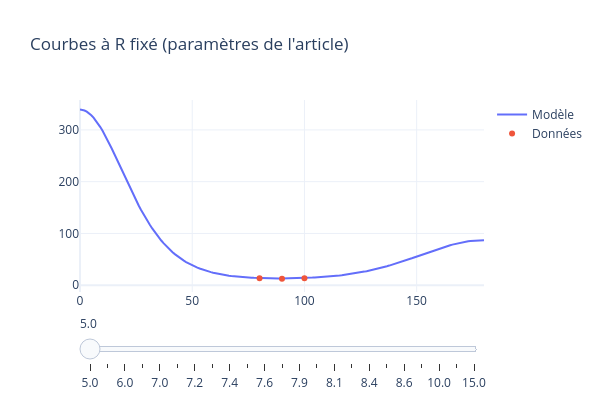
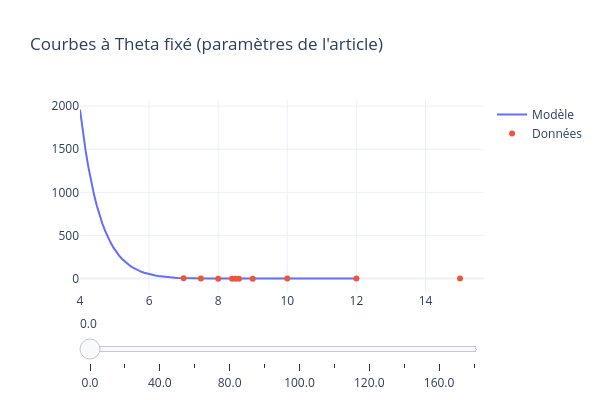

Here is the notebook cell these charts were saved with, in order:
### Markdown cell above
### Affichage des résultats

### Code cell
R_vals = np.array([5.0,5.5,6.0,6.5,7.0,7.1,7.2,7.3,7.4,7.5,7.6,7.7,
                   7.9,8.0,8.1,8.2,8.4,8.5,8.6,9.0,10.0,12.0,15.0])
x = np.linspace(0, 180, 180)
plot_interactif(V_opt, params_Ar, R_vals, x, Ar,
                fixed_col="R", x_col="Theta", y_col="Energy_mEh",
                title="Courbes à R fixé (paramètres de l'article)")
Theta_vals = np.array([0., 20., 40., 60., 80., 90., 100., 115., 120., 140., 160., 180.])
x_R = np.linspace(4, 12, 100)
plot_interactif(V_opt, params_Ar, Theta_vals, x_R, Ar,
                fixed_col="Theta", x_col="R", y_col="Energy_mEh",
                title="Courbes à Theta fixé (paramètres de l'article)",fixed_first=False)

### Figure 1 — Plotly figure (JSON) as saved in the notebook; plotly's stock layout.template omitted (floating-point values rounded to 4 significant figures; data arrays with more than 128 entries replaced by an {"elided": "..."} marker saying what was removed)
{"data": [{"mode": "lines", "name": "Modèle", "type": "scatter", "visible": true, "x": {"elided": "180 float values"}, "y": {"elided": "180 float values"}}, {"mode": "markers", "name": "Données", "type": "scatter", "visible": true, "x": [80.0, 90.0, 100.0], "y": [13.3, 12.67, 13.57]}, {"mode": "lines", "name": "Modèle", "type": "scatter", "visible": false, "x": {"elided": "180 float values"}, "y": {"elided": "180 float values"}}, {"mode": "markers", "name": "Données", "type": "scatter", "visible": false, "x": [60.0, 80.0, 90.0, 100.0, 120.0], "y": [8.193, 4.201, 3.923, 4.239, 7.092]}, {"mode": "lines", "name": "Modèle", "type": "scatter", "visible": false, "x": {"elided": "180 float values"}, "y": {"elided": "180 float values"}}, {"mode": "markers", "name": "Données", "type": "scatter", "visible": false, "x": [40.0, 60.0, 80.0, 90.0, 100.0, 120.0, 140.0, 160.0], "y": [9.685, 2.248, 0.78, 0.6841, 0.7876, 1.807, 4.729, 9.284]}, {"mode": "lines", "name": "Modèle", "type": "scatter", "visible": false, "x": {"elided": "180 float values"}, "y": {"elided": "180 float values"}}, {"mode": "markers", "name": "Données", "type": "scatter", "visible": false, "x": [20.0, 40.0, 60.0, 80.0, 90.0, 100.0, 120.0, 140.0, 160.0, 180.0], "y": [10.76, 2.752, 0.0984, -0.3333, -0.3519, -0.3234, -0.0172, 0.9877, 2.639, 3.561]}, {"mode": "lines", "name": "Modèle", "type": "scatter", "visible": false, "x": {"elided": "180 float values"}, "y": {"elided": "180 float values"}}, {"mode": "markers", "name": "Données", "type": "scatter", "visible": false, "x": [0.0, 20.0, 40.0, 60.0, 80.0, 90.0, 95.0, 100.0, 105.0, 120.0, 140.0, 160.0, 180.0], "y": [5.216, 2.908, 0.2404, -0.5243, -0.5763, -0.5679, -0.5659, -0.5642, -0.5608, -0.5128, -0.2355, 0.2932, 0.6012]}, {"mode": "lines", "name": "Modèle", "type": "scatter", "visible": false, "x": {"elided": "180 float values"}, "y": {"elided": "180 float values"}}, {"mode": "markers", "name": "Données", "type": "scatter", "visible": false, "x": [90.0, 95.0, 100.0, 105.0], "y": [-0.5698, -0.5682, -0.5677, -0.5674]}, {"mode": "lines", "name": "Modèle", "type": "scatter", "visible": false, "x": {"elided": "180 float values"}, "y": {"elided": "180 float values"}}, {"mode": "markers", "name": "Données", "type": "scatter", "visible": false, "x": [90.0, 95.0, 100.0, 105.0], "y": [-0.564, -0.5628, -0.5634, -0.5654]}, {"mode": "lines", "name": "Modèle", "type": "scatter", "visible": false, "x": {"elided": "180 float values"}, "y": {"elided": "180 float values"}}, {"mode": "markers", "name": "Données", "type": "scatter", "visible": false, "x": [55.0, 60.0], "y": [-0.5845, -0.5993]}, {"mode": "lines", "name": "Modèle", "type": "scatter", "visible": false, "x": {"elided": "180 float values"}, "y": {"elided": "180 float values"}}, {"mode": "markers", "name": "Données", "type": "scatter", "visible": false, "x": [50.0, 55.0, 60.0], "y": [-0.5753, -0.598, -0.6005]}, {"mode": "lines", "name": "Modèle", "type": "scatter", "visible": false, "x": {"elided": "180 float values"}, "y": {"elided": "180 float values"}}, {"mode": "markers", "name": "Données", "type": "scatter", "visible": false, "x": [0.0, 20.0, 40.0, 50.0, 55.0, 60.0, 80.0, 90.0, 100.0, 120.0, 140.0, 160.0, 180.0], "y": [0.8517, 0.1951, -0.4983, -0.5935, -0.6008, -0.5938, -0.5312, -0.5169, -0.5194, -0.5462, -0.5195, -0.3979, -0.3166]}, {"mode": "lines", "name": "Modèle", "type": "scatter", "visible": false, "x": {"elided": "180 float values"}, "y": {"elided": "180 float values"}}, {"mode": "markers", "name": "Données", "type": "scatter", "visible": false, "x": [45.0, 50.0, 55.0], "y": [-0.5864, -0.5996, -0.5957]}, {"mode": "lines", "name": "Modèle", "type": "scatter", "visible": false, "x": {"elided": "180 float values"}, "y": {"elided": "180 float values"}}, {"mode": "markers", "name": "Données", "type": "scatter", "visible": false, "x": [50.0], "y": [-0.5968]}, {"mode": "lines", "name": "Modèle", "type": "scatter", "visible": false, "x": {"elided": "180 float values"}, "y": {"elided": "180 float values"}}, {"mode": "markers", "name": "Données", "type": "scatter", "visible": false, "x": [180.0], "y": [-0.4903]}, {"mode": "lines", "name": "Modèle", "type": "scatter", "visible": false, "x": {"elided": "180 float values"}, "y": {"elided": "180 float values"}}, {"mode": "markers", "name": "Données", "type": "scatter", "visible": false, "x": [0.0, 20.0, 40.0, 60.0, 80.0, 90.0, 100.0, 120.0, 140.0, 160.0, 180.0], "y": [-0.4431, -0.5514, -0.5956, -0.4981, -0.4183, -0.4048, -0.4082, -0.4492, -0.494, -0.5039, -0.4986]}, {"mode": "lines", "name": "Modèle", "type": "scatter", "visible": false, "x": {"elided": "180 float values"}, "y": {"elided": "180 float values"}}, {"mode": "markers", "name": "Données", "type": "scatter", "visible": false, "x": [180.0], "y": [-0.4985]}, {"mode": "lines", "name": "Modèle", "type": "scatter", "visible": false, "x": {"elided": "180 float values"}, "y": {"elided": "180 float values"}}, {"mode": "markers", "name": "Données", "type": "scatter", "visible": false, "x": [180.0], "y": [-0.4925]}, {"mode": "lines", "name": "Modèle", "type": "scatter", "visible": false, "x": {"elided": "180 float values"}, "y": {"elided": "180 float values"}}, {"mode": "markers", "name": "Données", "type": "scatter", "visible": false, "x": [0.0], "y": [-0.6621]}, {"mode": "lines", "name": "Modèle", "type": "scatter", "visible": false, "x": {"elided": "180 float values"}, "y": {"elided": "180 float values"}}, {"mode": "markers", "name": "Données", "type": "scatter", "visible": false, "x": [0.0, 20.0, 40.0, 60.0, 80.0, 90.0, 100.0, 120.0, 140.0, 160.0, 180.0], "y": [-0.6688, -0.6259, -0.5029, -0.3784, -0.3094, -0.2991, -0.3019, -0.3388, -0.3929, -0.4348, -0.4489]}, {"mode": "lines", "name": "Modèle", "type": "scatter", "visible": false, "x": {"elided": "180 float values"}, "y": {"elided": "180 float values"}}, {"mode": "markers", "name": "Données", "type": "scatter", "visible": false, "x": [0.0], "y": [-0.6642]}, {"mode": "lines", "name": "Modèle", "type": "scatter", "visible": false, "x": {"elided": "180 float values"}, "y": {"elided": "180 float values"}}, {"mode": "markers", "name": "Données", "type": "scatter", "visible": false, "x": [0.0, 20.0, 40.0, 60.0, 80.0, 90.0, 100.0, 120.0, 140.0, 160.0, 180.0], "y": [-0.5832, -0.5152, -0.3807, -0.2756, -0.2232, -0.2159, -0.2187, -0.247, -0.2928, -0.3338, -0.3496]}, {"mode": "lines", "name": "Modèle", "type": "scatter", "visible": false, "x": {"elided": "180 float values"}, "y": {"elided": "180 float values"}}, {"mode": "markers", "name": "Données", "type": "scatter", "visible": false, "x": [0.0, 20.0, 40.0, 60.0, 80.0, 90.0, 100.0, 120.0, 140.0, 160.0, 180.0], "y": [-0.3155, -0.274, -0.1981, -0.1427, -0.117, -0.1134, -0.1149, -0.1292, -0.155, -0.1785, -0.1884]}, {"mode": "lines", "name": "Modèle", "type": "scatter", "visible": false, "x": {"elided": "180 float values"}, "y": {"elided": "180 float values"}}, {"mode": "markers", "name": "Données", "type": "scatter", "visible": false, "x": [0.0, 20.0, 40.0, 60.0, 80.0, 90.0, 100.0, 120.0, 140.0, 160.0, 180.0], "y": [-0.0831, -0.0742, -0.0568, -0.0431, -0.0365, -0.0356, -0.0362, -0.0405, -0.0475, -0.054, -0.0569]}, {"mode": "lines", "name": "Modèle", "type": "scatter", "visible": false, "x": {"elided": "180 float values"}, "y": {"elided": "180 float values"}}, {"mode": "markers", "name": "Données", "type": "scatter", "visible": false, "x": [0.0, 20.0, 40.0, 60.0, 80.0, 90.0, 100.0, 120.0, 140.0, 160.0, 180.0], "y": [-0.0178, -0.0165, -0.0135, -0.0107, -0.0095, -0.0093, -0.0095, -0.0095, -0.0108, -0.012, -0.0126]}], "layout": {"height": 400, "sliders": [{"steps": [{"args": [{"visible": [true, true, false, false, false, false, false, false, false, false, false, false, false, false, false, false, false, false, false, false, false, false, false, false, false, false, false, false, false, false, false, false, false, false, false, false, false, false, false, false, false, false, false, false, false, false]}, {"title": "R = 5.0"}], "label": "5.0", "method": "update"}, {"args": [{"visible": [false, false, true, true, false, false, false, false, false, false, false, false, false, false, false, false, false, false, false, false, false, false, false, false, false, false, false, false, false, false, false, false, false, false, false, false, false, false, false, false, false, false, false, false, false, false]}, {"title": "R = 5.5"}], "label": "5.5", "method": "update"}, {"args": [{"visible": [false, false, false, false, true, true, false, false, false, false, false, false, false, false, false, false, false, false, false, false, false, false, false, false, false, false, false, false, false, false, false, false, false, false, false, false, false, false, false, false, false, false, false, false, false, false]}, {"title": "R = 6.0"}], "label": "6.0", "method": "update"}, {"args": [{"visible": [false, false, false, false, false, false, true, true, false, false, false, false, false, false, false, false, false, false, false, false, false, false, false, false, false, false, false, false, false, false, false, false, false, false, false, false, false, false, false, false, false, false, false, false, false, false]}, {"title": "R = 6.5"}], "label": "6.5", "method": "update"}, {"args": [{"visible": [false, false, false, false, false, false, false, false, true, true, false, false, false, false, false, false, false, false, false, false, false, false, false, false, false, false, false, false, false, false, false, false, false, false, false, false, false, false, false, false, false, false, false, false, false, false]}, {"title": "R = 7.0"}], "label": "7.0", "method": "update"}, {"args": [{"visible": [false, false, false, false, false, false, false, false, false, false, true, true, false, false, false, false, false, false, false, false, false, false, false, false, false, false, false, false, false, false, false, false, false, false, false, false, false, false, false, false, false, false, false, false, false, false]}, {"title": "R = 7.1"}], "label": "7.1", "method": "update"}, {"args": [{"visible": [false, false, false, false, false, false, false, false, false, false, false, false, true, true, false, false, false, false, false, false, false, false, false, false, false, false, false, false, false, false, false, false, false, false, false, false, false, false, false, false, false, false, false, false, false, false]}, {"title": "R = 7.2"}], "label": "7.2", "method": "update"}, {"args": [{"visible": [false, false, false, false, false, false, false, false, false, false, false, false, false, false, true, true, false, false, false, false, false, false, false, false, false, false, false, false, false, false, false, false, false, false, false, false, false, false, false, false, false, false, false, false, false, false]}, {"title": "R = 7.3"}], "label": "7.3", "method": "update"}, {"args": [{"visible": [false, false, false, false, false, false, false, false, false, false, false, false, false, false, false, false, true, true, false, false, false, false, false, false, false, false, false, false, false, false, false, false, false, false, false, false, false, false, false, false, false, false, false, false, false, false]}, {"title": "R = 7.4"}], "label": "7.4", "method": "update"}, {"args": [{"visible": [false, false, false, false, false, false, false, false, false, false, false, false, false, false, false, false, false, false, true, true, false, false, false, false, false, false, false, false, false, false, false, false, false, false, false, false, false, false, false, false, false, false, false, false, false, false]}, {"title": "R = 7.5"}], "label": "7.5", "method": "update"}, {"args": [{"visible": [false, false, false, false, false, false, false, false, false, false, false, false, false, false, false, false, false, false, false, false, true, true, false, false, false, false, false, false, false, false, false, false, false, false, false, false, false, false, false, false, false, false, false, false, false, false]}, {"title": "R = 7.6"}], "label": "7.6", "method": "update"}, {"args": [{"visible": [false, false, false, false, false, false, false, false, false, false, false, false, false, false, false, false, false, false, false, false, false, false, true, true, false, false, false, false, false, false, false, false, false, false, false, false, false, false, false, false, false, false, false, false, false, false]}, {"title": "R = 7.7"}], "label": "7.7", "method": "update"}, {"args": [{"visible": [false, false, false, false, false, false, false, false, false, false, false, false, false, false, false, false, false, false, false, false, false, false, false, false, true, true, false, false, false, false, false, false, false, false, false, false, false, false, false, false, false, false, false, false, false, false]}, {"title": "R = 7.9"}], "label": "7.9", "method": "update"}, {"args": [{"visible": [false, false, false, false, false, false, false, false, false, false, false, false, false, false, false, false, false, false, false, false, false, false, false, false, false, false, true, true, false, false, false, false, false, false, false, false, false, false, false, false, false, false, false, false, false, false]}, {"title": "R = 8.0"}], "label": "8.0", "method": "update"}, {"args": [{"visible": [false, false, false, false, false, false, false, false, false, false, false, false, false, false, false, false, false, false, false, false, false, false, false, false, false, false, false, false, true, true, false, false, false, false, false, false, false, false, false, false, false, false, false, false, false, false]}, {"title": "R = 8.1"}], "label": "8.1", "method": "update"}, {"args": [{"visible": [false, false, false, false, false, false, false, false, false, false, false, false, false, false, false, false, false, false, false, false, false, false, false, false, false, false, false, false, false, false, true, true, false, false, false, false, false, false, false, false, false, false, false, false, false, false]}, {"title": "R = 8.2"}], "label": "8.2", "method": "update"}, {"args": [{"visible": [false, false, false, false, false, false, false, false, false, false, false, false, false, false, false, false, false, false, false, false, false, false, false, false, false, false, false, false, false, false, false, false, true, true, false, false, false, false, false, false, false, false, false, false, false, false]}, {"title": "R = 8.4"}], "label": "8.4", "method": "update"}, {"args": [{"visible": [false, false, false, false, false, false, false, false, false, false, false, false, false, false, false, false, false, false, false, false, false, false, false, false, false, false, false, false, false, false, false, false, false, false, true, true, false, false, false, false, false, false, false, false, false, false]}, {"title": "R = 8.5"}], "label": "8.5", "method": "update"}, {"args": [{"visible": [false, false, false, false, false, false, false, false, false, false, false, false, false, false, false, false, false, false, false, false, false, false, false, false, false, false, false, false, false, false, false, false, false, false, false, false, true, true, false, false, false, false, false, false, false, false]}, {"title": "R = 8.6"}], "label": "8.6", "method": "update"}, {"args": [{"visible": [false, false, false, false, false, false, false, false, false, false, false, false, false, false, false, false, false, false, false, false, false, false, false, false, false, false, false, false, false, false, false, false, false, false, false, false, false, false, true, true, false, false, false, false, false, false]}, {"title": "R = 9.0"}], "label": "9.0", "method": "update"}, {"args": [{"visible": [false, false, false, false, false, false, false, false, false, false, false, false, false, false, false, false, false, false, false, false, false, false, false, false, false, false, false, false, false, false, false, false, false, false, false, false, false, false, false, false, true, true, false, false, false, false]}, {"title": "R = 10.0"}], "label": "10.0", "method": "update"}, {"args": [{"visible": [false, false, false, false, false, false, false, false, false, false, false, false, false, false, false, false, false, false, false, false, false, false, false, false, false, false, false, false, false, false, false, false, false, false, false, false, false, false, false, false, false, false, true, true, false, false]}, {"title": "R = 12.0"}], "label": "12.0", "method": "update"}, {"args": [{"visible": [false, false, false, false, false, false, false, false, false, false, false, false, false, false, false, false, false, false, false, false, false, false, false, false, false, false, false, false, false, false, false, false, false, false, false, false, false, false, false, false, false, false, false, false, true, true]}, {"title": "R = 15.0"}], "label": "15.0", "method": "update"}]}], "title": {"text": "Courbes à R fixé (paramètres de l'article)"}, "uirevision": true, "width": 600}}

### Figure 2 — Plotly figure (JSON) as saved in the notebook; plotly's stock layout.template omitted (floating-point values rounded to 4 significant figures)
{"data": [{"mode": "lines", "name": "Modèle", "type": "scatter", "visible": true, "x": [4.0, 4.081, 4.162, 4.242, 4.323, 4.404, 4.485, 4.566, 4.646, 4.727, 4.808, 4.889, 4.97, 5.051, 5.131, 5.212, 5.293, 5.374, 5.455, 5.535, 5.616, 5.697, 5.778, 5.859, 5.939, 6.02, 6.101, 6.182, 6.263, 6.343, 6.424, 6.505, 6.586, 6.667, 6.747, 6.828, 6.909, 6.99, 7.071, 7.152, 7.232, 7.313, 7.394, 7.475, 7.556, 7.636, 7.717, 7.798, 7.879, 7.96, 8.04, 8.121, 8.202, 8.283, 8.364, 8.444, 8.525, 8.606, 8.687, 8.768, 8.848, 8.929, 9.01, 9.091, 9.172, 9.253, 9.333, 9.414, 9.495, 9.576, 9.657, 9.737, 9.818, 9.899, 9.98, 10.06, 10.14, 10.22, 10.3, 10.38, 10.46, 10.55, 10.63, 10.71, 10.79, 10.87, 10.95, 11.03, 11.11, 11.19, 11.27, 11.35, 11.43, 11.52, 11.6, 11.68, 11.76, 11.84, 11.92, 12.0], "y": [1960.0, 1707.0, 1486.0, 1293.0, 1124.0, 977.0, 848.5, 736.3, 638.5, 553.3, 479.1, 414.5, 358.4, 309.5, 267.1, 230.3, 198.3, 170.6, 146.6, 125.8, 107.8, 92.31, 78.88, 67.3, 57.31, 48.71, 41.31, 34.96, 29.5, 24.82, 20.82, 17.39, 14.47, 11.98, 9.865, 8.069, 6.547, 5.262, 4.179, 3.27, 2.508, 1.873, 1.346, 0.9107, 0.5531, 0.2614, 0.0254, -0.1636, -0.3132, -0.4297, -0.5185, -0.5845, -0.6314, -0.6626, -0.6811, -0.6892, -0.6889, -0.682, -0.6699, -0.6538, -0.6346, -0.6132, -0.5902, -0.5663, -0.5419, -0.5173, -0.4929, -0.4688, -0.4452, -0.4223, -0.4002, -0.3789, -0.3585, -0.3391, -0.3205, -0.3029, -0.2862, -0.2704, -0.2554, -0.2413, -0.228, -0.2155, -0.2037, -0.1927, -0.1822, -0.1724, -0.1632, -0.1546, -0.1465, -0.1389, -0.1317, -0.125, -0.1186, -0.1127, -0.1071, -0.1019, -0.09694, -0.09229, -0.08792, -0.08379]}, {"mode": "markers", "name": "Données", "type": "scatter", "visible": true, "x": [7.0, 7.5, 8.0, 8.4, 8.5, 8.6, 9.0, 10.0, 12.0, 15.0], "y": [5.216, 0.8517, -0.4431, -0.6621, -0.6688, -0.6642, -0.5832, -0.3155, -0.0831, -0.0178]}, {"mode": "lines", "name": "Modèle", "type": "scatter", "visible": false, "x": [4.0, 4.081, 4.162, 4.242, 4.323, 4.404, 4.485, 4.566, 4.646, 4.727, 4.808, 4.889, 4.97, 5.051, 5.131, 5.212, 5.293, 5.374, 5.455, 5.535, 5.616, 5.697, 5.778, 5.859, 5.939, 6.02, 6.101, 6.182, 6.263, 6.343, 6.424, 6.505, 6.586, 6.667, 6.747, 6.828, 6.909, 6.99, 7.071, 7.152, 7.232, 7.313, 7.394, 7.475, 7.556, 7.636, 7.717, 7.798, 7.879, 7.96, 8.04, 8.121, 8.202, 8.283, 8.364, 8.444, 8.525, 8.606, 8.687, 8.768, 8.848, 8.929, 9.01, 9.091, 9.172, 9.253, 9.333, 9.414, 9.495, 9.576, 9.657, 9.737, 9.818, 9.899, 9.98, 10.06, 10.14, 10.22, 10.3, 10.38, 10.46, 10.55, 10.63, 10.71, 10.79, 10.87, 10.95, 11.03, 11.11, 11.19, 11.27, 11.35, 11.43, 11.52, 11.6, 11.68, 11.76, 11.84, 11.92, 12.0], "y": [1127.0, 988.8, 866.7, 759.0, 664.1, 580.6, 507.1, 442.4, 385.7, 335.9, 292.2, 253.9, 220.5, 191.2, 165.6, 143.3, 123.8, 106.8, 92.02, 79.16, 68.0, 58.31, 49.9, 42.63, 36.33, 30.89, 26.2, 22.15, 18.67, 15.68, 13.12, 10.92, 9.047, 7.445, 6.082, 4.925, 3.945, 3.117, 2.42, 1.836, 1.348, 0.9417, 0.606, 0.3301, 0.105, -0.07708, -0.2227, -0.3378, -0.427, -0.4947, -0.5444, -0.5792, -0.6018, -0.6142, -0.6185, -0.6162, -0.6087, -0.597, -0.5822, -0.5649, -0.5459, -0.5258, -0.5048, -0.4835, -0.4621, -0.4408, -0.4199, -0.3994, -0.3795, -0.3602, -0.3417, -0.3239, -0.3069, -0.2907, -0.2752, -0.2606, -0.2467, -0.2335, -0.2211, -0.2093, -0.1982, -0.1878, -0.1779, -0.1686, -0.1599, -0.1516, -0.1439, -0.1366, -0.1297, -0.1232, -0.1171, -0.1114, -0.106, -0.1009, -0.09608, -0.09155, -0.08728, -0.08326, -0.07946, -0.07587]}, {"mode": "markers", "name": "Données", "type": "scatter", "visible": false, "x": [6.5, 7.0, 7.5, 8.0, 8.5, 9.0, 10.0, 12.0, 15.0], "y": [10.76, 2.908, 0.1951, -0.5514, -0.6259, -0.5152, -0.274, -0.0742, -0.0165]}, {"mode": "lines", "name": "Modèle", "type": "scatter", "visible": false, "x": [4.0, 4.081, 4.162, 4.242, 4.323, 4.404, 4.485, 4.566, 4.646, 4.727, 4.808, 4.889, 4.97, 5.051, 5.131, 5.212, 5.293, 5.374, 5.455, 5.535, 5.616, 5.697, 5.778, 5.859, 5.939, 6.02, 6.101, 6.182, 6.263, 6.343, 6.424, 6.505, 6.586, 6.667, 6.747, 6.828, 6.909, 6.99, 7.071, 7.152, 7.232, 7.313, 7.394, 7.475, 7.556, 7.636, 7.717, 7.798, 7.879, 7.96, 8.04, 8.121, 8.202, 8.283, 8.364, 8.444, 8.525, 8.606, 8.687, 8.768, 8.848, 8.929, 9.01, 9.091, 9.172, 9.253, 9.333, 9.414, 9.495, 9.576, 9.657, 9.737, 9.818, 9.899, 9.98, 10.06, 10.14, 10.22, 10.3, 10.38, 10.46, 10.55, 10.63, 10.71, 10.79, 10.87, 10.95, 11.03, 11.11, 11.19, 11.27, 11.35, 11.43, 11.52, 11.6, 11.68, 11.76, 11.84, 11.92, 12.0], "y": [348.6, 308.1, 272.0, 239.8, 211.1, 185.6, 162.9, 142.9, 125.1, 109.3, 95.44, 83.18, 72.38, 62.87, 54.52, 47.19, 40.76, 35.14, 30.22, 25.93, 22.19, 18.93, 16.1, 13.65, 11.52, 9.686, 8.101, 6.736, 5.563, 4.558, 3.699, 2.966, 2.343, 1.816, 1.37, 0.9961, 0.6831, 0.4227, 0.2075, 0.03094, -0.1127, -0.2282, -0.3198, -0.3914, -0.4459, -0.4861, -0.5145, -0.5329, -0.5432, -0.5468, -0.545, -0.5388, -0.5291, -0.5167, -0.5023, -0.4863, -0.4693, -0.4516, -0.4335, -0.4152, -0.397, -0.379, -0.3613, -0.3441, -0.3274, -0.3113, -0.2958, -0.2809, -0.2666, -0.253, -0.2401, -0.2278, -0.2161, -0.205, -0.1945, -0.1846, -0.1752, -0.1664, -0.158, -0.1501, -0.1426, -0.1355, -0.1289, -0.1226, -0.1167, -0.1111, -0.1058, -0.1009, -0.09617, -0.09173, -0.08753, -0.08357, -0.07982, -0.07627, -0.07292, -0.06974, -0.06673, -0.06388, -0.06117, -0.0586]}, {"mode": "markers", "name": "Données", "type": "scatter", "visible": false, "x": [6.0, 6.5, 7.0, 7.5, 8.0, 8.5, 9.0, 10.0, 12.0, 15.0], "y": [9.685, 2.752, 0.2404, -0.4983, -0.5956, -0.5029, -0.3807, -0.1981, -0.0568, -0.0135]}, {"mode": "lines", "name": "Modèle", "type": "scatter", "visible": false, "x": [4.0, 4.081, 4.162, 4.242, 4.323, 4.404, 4.485, 4.566, 4.646, 4.727, 4.808, 4.889, 4.97, 5.051, 5.131, 5.212, 5.293, 5.374, 5.455, 5.535, 5.616, 5.697, 5.778, 5.859, 5.939, 6.02, 6.101, 6.182, 6.263, 6.343, 6.424, 6.505, 6.586, 6.667, 6.747, 6.828, 6.909, 6.99, 7.071, 7.152, 7.232, 7.313, 7.394, 7.475, 7.556, 7.636, 7.717, 7.798, 7.879, 7.96, 8.04, 8.121, 8.202, 8.283, 8.364, 8.444, 8.525, 8.606, 8.687, 8.768, 8.848, 8.929, 9.01, 9.091, 9.172, 9.253, 9.333, 9.414, 9.495, 9.576, 9.657, 9.737, 9.818, 9.899, 9.98, 10.06, 10.14, 10.22, 10.3, 10.38, 10.46, 10.55, 10.63, 10.71, 10.79, 10.87, 10.95, 11.03, 11.11, 11.19, 11.27, 11.35, 11.43, 11.52, 11.6, 11.68, 11.76, 11.84, 11.92, 12.0], "y": [136.4, 119.4, 104.3, 91.07, 79.37, 69.07, 60.02, 52.06, 45.08, 38.96, 33.6, 28.91, 24.82, 21.26, 18.15, 15.45, 13.11, 11.07, 9.316, 7.797, 6.487, 5.36, 4.393, 3.565, 2.858, 2.256, 1.745, 1.313, 0.9493, 0.6445, 0.3904, 0.1799, 0.006771, -0.1343, -0.2481, -0.3387, -0.4096, -0.4638, -0.504, -0.5324, -0.551, -0.5616, -0.5654, -0.5638, -0.5578, -0.5483, -0.536, -0.5216, -0.5056, -0.4884, -0.4705, -0.4522, -0.4336, -0.415, -0.3966, -0.3785, -0.3609, -0.3437, -0.327, -0.311, -0.2955, -0.2807, -0.2666, -0.253, -0.2402, -0.2279, -0.2163, -0.2052, -0.1948, -0.1849, -0.1755, -0.1666, -0.1582, -0.1503, -0.1428, -0.1357, -0.129, -0.1227, -0.1168, -0.1111, -0.1058, -0.1008, -0.09605, -0.09156, -0.08732, -0.08331, -0.07951, -0.07592, -0.07253, -0.06931, -0.06626, -0.06337, -0.06063, -0.05803, -0.05557, -0.05323, -0.051, -0.04889, -0.04688, -0.04497]}, {"mode": "markers", "name": "Données", "type": "scatter", "visible": false, "x": [5.5, 6.0, 6.5, 7.0, 7.3, 7.4, 7.5, 8.0, 8.5, 9.0, 10.0, 12.0, 15.0], "y": [8.193, 2.248, 0.0984, -0.5243, -0.5993, -0.6005, -0.5938, -0.4981, -0.3784, -0.2756, -0.1427, -0.0431, -0.0107]}, {"mode": "lines", "name": "Modèle", "type": "scatter", "visible": false, "x": [4.0, 4.081, 4.162, 4.242, 4.323, 4.404, 4.485, 4.566, 4.646, 4.727, 4.808, 4.889, 4.97, 5.051, 5.131, 5.212, 5.293, 5.374, 5.455, 5.535, 5.616, 5.697, 5.778, 5.859, 5.939, 6.02, 6.101, 6.182, 6.263, 6.343, 6.424, 6.505, 6.586, 6.667, 6.747, 6.828, 6.909, 6.99, 7.071, 7.152, 7.232, 7.313, 7.394, 7.475, 7.556, 7.636, 7.717, 7.798, 7.879, 7.96, 8.04, 8.121, 8.202, 8.283, 8.364, 8.444, 8.525, 8.606, 8.687, 8.768, 8.848, 8.929, 9.01, 9.091, 9.172, 9.253, 9.333, 9.414, 9.495, 9.576, 9.657, 9.737, 9.818, 9.899, 9.98, 10.06, 10.14, 10.22, 10.3, 10.38, 10.46, 10.55, 10.63, 10.71, 10.79, 10.87, 10.95, 11.03, 11.11, 11.19, 11.27, 11.35, 11.43, 11.52, 11.6, 11.68, 11.76, 11.84, 11.92, 12.0], "y": [91.8, 79.49, 68.75, 59.38, 51.21, 44.1, 37.91, 32.53, 27.86, 23.8, 20.29, 17.24, 14.61, 12.34, 10.38, 8.698, 7.248, 6.004, 4.939, 4.029, 3.252, 2.592, 2.032, 1.559, 1.16, 0.8258, 0.5464, 0.3144, 0.123, -0.0339, -0.1612, -0.2635, -0.3444, -0.4074, -0.4552, -0.4902, -0.5147, -0.5303, -0.5385, -0.5408, -0.5382, -0.5317, -0.5221, -0.51, -0.496, -0.4807, -0.4643, -0.4473, -0.4299, -0.4124, -0.3948, -0.3775, -0.3604, -0.3438, -0.3276, -0.3119, -0.2967, -0.2822, -0.2682, -0.2548, -0.242, -0.2298, -0.2182, -0.2071, -0.1966, -0.1867, -0.1772, -0.1683, -0.1598, -0.1518, -0.1442, -0.137, -0.1302, -0.1238, -0.1177, -0.1119, -0.1065, -0.1014, -0.09651, -0.09192, -0.08758, -0.08347, -0.07958, -0.07591, -0.07243, -0.06913, -0.06601, -0.06305, -0.06025, -0.05759, -0.05507, -0.05268, -0.05041, -0.04826, -0.04621, -0.04427, -0.04242, -0.04066, -0.03899, -0.0374]}, {"mode": "markers", "name": "Données", "type": "scatter", "visible": false, "x": [5.0, 5.5, 6.0, 6.5, 7.0, 7.5, 8.0, 8.5, 9.0, 10.0, 12.0, 15.0], "y": [13.3, 4.201, 0.78, -0.3333, -0.5763, -0.5312, -0.4183, -0.3094, -0.2232, -0.117, -0.0365, -0.0095]}, {"mode": "lines", "name": "Modèle", "type": "scatter", "visible": false, "x": [4.0, 4.081, 4.162, 4.242, 4.323, 4.404, 4.485, 4.566, 4.646, 4.727, 4.808, 4.889, 4.97, 5.051, 5.131, 5.212, 5.293, 5.374, 5.455, 5.535, 5.616, 5.697, 5.778, 5.859, 5.939, 6.02, 6.101, 6.182, 6.263, 6.343, 6.424, 6.505, 6.586, 6.667, 6.747, 6.828, 6.909, 6.99, 7.071, 7.152, 7.232, 7.313, 7.394, 7.475, 7.556, 7.636, 7.717, 7.798, 7.879, 7.96, 8.04, 8.121, 8.202, 8.283, 8.364, 8.444, 8.525, 8.606, 8.687, 8.768, 8.848, 8.929, 9.01, 9.091, 9.172, 9.253, 9.333, 9.414, 9.495, 9.576, 9.657, 9.737, 9.818, 9.899, 9.98, 10.06, 10.14, 10.22, 10.3, 10.38, 10.46, 10.55, 10.63, 10.71, 10.79, 10.87, 10.95, 11.03, 11.11, 11.19, 11.27, 11.35, 11.43, 11.52, 11.6, 11.68, 11.76, 11.84, 11.92, 12.0], "y": [88.44, 76.53, 66.15, 57.09, 49.2, 42.34, 36.37, 31.18, 26.68, 22.78, 19.4, 16.48, 13.95, 11.77, 9.893, 8.277, 6.889, 5.699, 4.681, 3.811, 3.071, 2.441, 1.908, 1.458, 1.079, 0.7612, 0.4964, 0.2767, 0.09574, -0.05226, -0.1722, -0.2682, -0.344, -0.4027, -0.4471, -0.4794, -0.5016, -0.5156, -0.5226, -0.524, -0.5207, -0.5139, -0.5041, -0.492, -0.4782, -0.4631, -0.4471, -0.4305, -0.4136, -0.3966, -0.3796, -0.3629, -0.3464, -0.3303, -0.3147, -0.2996, -0.285, -0.271, -0.2575, -0.2446, -0.2324, -0.2206, -0.2095, -0.1989, -0.1888, -0.1792, -0.1702, -0.1616, -0.1534, -0.1457, -0.1385, -0.1316, -0.125, -0.1189, -0.113, -0.1075, -0.1023, -0.0974, -0.09274, -0.08834, -0.08417, -0.08023, -0.0765, -0.07298, -0.06963, -0.06647, -0.06348, -0.06064, -0.05795, -0.05539, -0.05297, -0.05068, -0.0485, -0.04643, -0.04447, -0.0426, -0.04082, -0.03914, -0.03753, -0.036]}, {"mode": "markers", "name": "Données", "type": "scatter", "visible": false, "x": [5.0, 5.5, 6.0, 6.5, 7.0, 7.1, 7.2, 7.5, 8.0, 8.5, 9.0, 10.0, 12.0, 15.0], "y": [12.67, 3.923, 0.6841, -0.3519, -0.5679, -0.5698, -0.564, -0.5169, -0.4048, -0.2991, -0.2159, -0.1134, -0.0356, -0.0093]}, {"mode": "lines", "name": "Modèle", "type": "scatter", "visible": false, "x": [4.0, 4.081, 4.162, 4.242, 4.323, 4.404, 4.485, 4.566, 4.646, 4.727, 4.808, 4.889, 4.97, 5.051, 5.131, 5.212, 5.293, 5.374, 5.455, 5.535, 5.616, 5.697, 5.778, 5.859, 5.939, 6.02, 6.101, 6.182, 6.263, 6.343, 6.424, 6.505, 6.586, 6.667, 6.747, 6.828, 6.909, 6.99, 7.071, 7.152, 7.232, 7.313, 7.394, 7.475, 7.556, 7.636, 7.717, 7.798, 7.879, 7.96, 8.04, 8.121, 8.202, 8.283, 8.364, 8.444, 8.525, 8.606, 8.687, 8.768, 8.848, 8.929, 9.01, 9.091, 9.172, 9.253, 9.333, 9.414, 9.495, 9.576, 9.657, 9.737, 9.818, 9.899, 9.98, 10.06, 10.14, 10.22, 10.3, 10.38, 10.46, 10.55, 10.63, 10.71, 10.79, 10.87, 10.95, 11.03, 11.11, 11.19, 11.27, 11.35, 11.43, 11.52, 11.6, 11.68, 11.76, 11.84, 11.92, 12.0], "y": [93.5, 80.98, 70.04, 60.49, 52.18, 44.93, 38.62, 33.14, 28.38, 24.25, 20.68, 17.58, 14.9, 12.59, 10.6, 8.88, 7.406, 6.141, 5.058, 4.133, 3.344, 2.673, 2.104, 1.623, 1.218, 0.8777, 0.5937, 0.3578, 0.1629, 0.003183, -0.1267, -0.2311, -0.314, -0.3786, -0.4279, -0.4644, -0.4901, -0.5068, -0.5162, -0.5194, -0.5178, -0.5122, -0.5034, -0.4921, -0.4789, -0.4643, -0.4487, -0.4323, -0.4156, -0.3987, -0.3818, -0.3651, -0.3486, -0.3325, -0.3168, -0.3016, -0.287, -0.2729, -0.2593, -0.2464, -0.234, -0.2222, -0.211, -0.2003, -0.1901, -0.1805, -0.1714, -0.1627, -0.1545, -0.1468, -0.1394, -0.1325, -0.1259, -0.1197, -0.1138, -0.1083, -0.103, -0.09809, -0.0934, -0.08896, -0.08477, -0.08081, -0.07705, -0.0735, -0.07014, -0.06696, -0.06395, -0.06109, -0.05838, -0.05582, -0.05338, -0.05107, -0.04888, -0.0468, -0.04482, -0.04294, -0.04116, -0.03946, -0.03785, -0.03631]}, {"mode": "markers", "name": "Données", "type": "scatter", "visible": false, "x": [5.0, 5.5, 6.0, 6.5, 7.0, 7.1, 7.2, 7.5, 8.0, 8.5, 9.0, 10.0, 12.0, 15.0], "y": [13.57, 4.239, 0.7876, -0.3234, -0.5642, -0.5677, -0.5634, -0.5194, -0.4082, -0.3019, -0.2187, -0.1149, -0.0362, -0.0095]}, {"mode": "lines", "name": "Modèle", "type": "scatter", "visible": false, "x": [4.0, 4.081, 4.162, 4.242, 4.323, 4.404, 4.485, 4.566, 4.646, 4.727, 4.808, 4.889, 4.97, 5.051, 5.131, 5.212, 5.293, 5.374, 5.455, 5.535, 5.616, 5.697, 5.778, 5.859, 5.939, 6.02, 6.101, 6.182, 6.263, 6.343, 6.424, 6.505, 6.586, 6.667, 6.747, 6.828, 6.909, 6.99, 7.071, 7.152, 7.232, 7.313, 7.394, 7.475, 7.556, 7.636, 7.717, 7.798, 7.879, 7.96, 8.04, 8.121, 8.202, 8.283, 8.364, 8.444, 8.525, 8.606, 8.687, 8.768, 8.848, 8.929, 9.01, 9.091, 9.172, 9.253, 9.333, 9.414, 9.495, 9.576, 9.657, 9.737, 9.818, 9.899, 9.98, 10.06, 10.14, 10.22, 10.3, 10.38, 10.46, 10.55, 10.63, 10.71, 10.79, 10.87, 10.95, 11.03, 11.11, 11.19, 11.27, 11.35, 11.43, 11.52, 11.6, 11.68, 11.76, 11.84, 11.92, 12.0], "y": [121.0, 104.9, 90.84, 78.56, 67.85, 58.53, 50.41, 43.34, 37.21, 31.88, 27.26, 23.26, 19.79, 16.8, 14.21, 11.98, 10.06, 8.414, 6.998, 5.786, 4.749, 3.864, 3.111, 2.472, 1.931, 1.475, 1.091, 0.7702, 0.5027, 0.2812, 0.09883, -0.05008, -0.1705, -0.2668, -0.3427, -0.4014, -0.4456, -0.4777, -0.4996, -0.5132, -0.52, -0.5211, -0.5176, -0.5105, -0.5005, -0.4882, -0.4743, -0.4591, -0.443, -0.4264, -0.4094, -0.3924, -0.3755, -0.3588, -0.3424, -0.3264, -0.3109, -0.2959, -0.2814, -0.2675, -0.2542, -0.2415, -0.2294, -0.2178, -0.2068, -0.1963, -0.1864, -0.177, -0.1681, -0.1596, -0.1516, -0.1441, -0.1369, -0.1301, -0.1237, -0.1177, -0.112, -0.1066, -0.1015, -0.09663, -0.09206, -0.08774, -0.08365, -0.07979, -0.07613, -0.07267, -0.06939, -0.06628, -0.06334, -0.06055, -0.05791, -0.0554, -0.05302, -0.05076, -0.04862, -0.04658, -0.04464, -0.0428, -0.04105, -0.03938]}, {"mode": "markers", "name": "Données", "type": "scatter", "visible": false, "x": [], "y": []}, {"mode": "lines", "name": "Modèle", "type": "scatter", "visible": false, "x": [4.0, 4.081, 4.162, 4.242, 4.323, 4.404, 4.485, 4.566, 4.646, 4.727, 4.808, 4.889, 4.97, 5.051, 5.131, 5.212, 5.293, 5.374, 5.455, 5.535, 5.616, 5.697, 5.778, 5.859, 5.939, 6.02, 6.101, 6.182, 6.263, 6.343, 6.424, 6.505, 6.586, 6.667, 6.747, 6.828, 6.909, 6.99, 7.071, 7.152, 7.232, 7.313, 7.394, 7.475, 7.556, 7.636, 7.717, 7.798, 7.879, 7.96, 8.04, 8.121, 8.202, 8.283, 8.364, 8.444, 8.525, 8.606, 8.687, 8.768, 8.848, 8.929, 9.01, 9.091, 9.172, 9.253, 9.333, 9.414, 9.495, 9.576, 9.657, 9.737, 9.818, 9.899, 9.98, 10.06, 10.14, 10.22, 10.3, 10.38, 10.46, 10.55, 10.63, 10.71, 10.79, 10.87, 10.95, 11.03, 11.11, 11.19, 11.27, 11.35, 11.43, 11.52, 11.6, 11.68, 11.76, 11.84, 11.92, 12.0], "y": [137.4, 119.1, 103.2, 89.27, 77.14, 66.58, 57.38, 49.38, 42.43, 36.39, 31.16, 26.62, 22.69, 19.3, 16.36, 13.83, 11.65, 9.775, 8.163, 6.781, 5.598, 4.587, 3.725, 2.993, 2.371, 1.845, 1.402, 1.03, 0.7192, 0.4604, 0.2463, 0.07029, -0.07315, -0.1889, -0.2813, -0.3538, -0.4096, -0.4514, -0.4815, -0.5018, -0.514, -0.5197, -0.5198, -0.5156, -0.5079, -0.4975, -0.4849, -0.4707, -0.4554, -0.4392, -0.4225, -0.4056, -0.3886, -0.3717, -0.3551, -0.3388, -0.3229, -0.3075, -0.2927, -0.2783, -0.2646, -0.2514, -0.2388, -0.2268, -0.2154, -0.2045, -0.1942, -0.1844, -0.1751, -0.1663, -0.158, -0.1501, -0.1426, -0.1355, -0.1288, -0.1225, -0.1166, -0.1109, -0.1056, -0.1005, -0.09578, -0.09128, -0.08701, -0.08298, -0.07917, -0.07556, -0.07214, -0.0689, -0.06584, -0.06293, -0.06018, -0.05757, -0.05509, -0.05274, -0.05051, -0.04839, -0.04637, -0.04446, -0.04263, -0.0409]}, {"mode": "markers", "name": "Données", "type": "scatter", "visible": false, "x": [5.5, 6.0, 6.5, 7.0, 7.5, 8.0, 8.5, 9.0, 10.0, 12.0, 15.0], "y": [7.092, 1.807, -0.0172, -0.5128, -0.5462, -0.4492, -0.3388, -0.247, -0.1292, -0.0405, -0.0095]}, {"mode": "lines", "name": "Modèle", "type": "scatter", "visible": false, "x": [4.0, 4.081, 4.162, 4.242, 4.323, 4.404, 4.485, 4.566, 4.646, 4.727, 4.808, 4.889, 4.97, 5.051, 5.131, 5.212, 5.293, 5.374, 5.455, 5.535, 5.616, 5.697, 5.778, 5.859, 5.939, 6.02, 6.101, 6.182, 6.263, 6.343, 6.424, 6.505, 6.586, 6.667, 6.747, 6.828, 6.909, 6.99, 7.071, 7.152, 7.232, 7.313, 7.394, 7.475, 7.556, 7.636, 7.717, 7.798, 7.879, 7.96, 8.04, 8.121, 8.202, 8.283, 8.364, 8.444, 8.525, 8.606, 8.687, 8.768, 8.848, 8.929, 9.01, 9.091, 9.172, 9.253, 9.333, 9.414, 9.495, 9.576, 9.657, 9.737, 9.818, 9.899, 9.98, 10.06, 10.14, 10.22, 10.3, 10.38, 10.46, 10.55, 10.63, 10.71, 10.79, 10.87, 10.95, 11.03, 11.11, 11.19, 11.27, 11.35, 11.43, 11.52, 11.6, 11.68, 11.76, 11.84, 11.92, 12.0], "y": [251.4, 218.2, 189.2, 164.0, 142.0, 122.9, 106.2, 91.7, 79.1, 68.14, 58.64, 50.38, 43.23, 37.03, 31.66, 27.02, 23.01, 19.55, 16.56, 13.99, 11.78, 9.879, 8.249, 6.852, 5.657, 4.638, 3.77, 3.032, 2.407, 1.879, 1.434, 1.06, 0.748, 0.4883, 0.2734, 0.09672, -0.04733, -0.1637, -0.2566, -0.3297, -0.3862, -0.4286, -0.4593, -0.4803, -0.4932, -0.4995, -0.5004, -0.4969, -0.4899, -0.4802, -0.4683, -0.4548, -0.4402, -0.4247, -0.4087, -0.3924, -0.3761, -0.3598, -0.3438, -0.328, -0.3127, -0.2979, -0.2835, -0.2697, -0.2564, -0.2437, -0.2316, -0.22, -0.2089, -0.1984, -0.1885, -0.179, -0.1701, -0.1616, -0.1535, -0.1459, -0.1387, -0.1319, -0.1255, -0.1194, -0.1136, -0.1082, -0.103, -0.09819, -0.09359, -0.08925, -0.08514, -0.08126, -0.07758, -0.0741, -0.07081, -0.06769, -0.06473, -0.06193, -0.05927, -0.05675, -0.05436, -0.05209, -0.04993, -0.04788]}, {"mode": "markers", "name": "Données", "type": "scatter", "visible": false, "x": [6.0, 6.5, 7.0, 7.5, 8.0, 8.5, 9.0, 10.0, 12.0, 15.0], "y": [4.729, 0.9877, -0.2355, -0.5195, -0.494, -0.3929, -0.2928, -0.155, -0.0475, -0.0108]}, {"mode": "lines", "name": "Modèle", "type": "scatter", "visible": false, "x": [4.0, 4.081, 4.162, 4.242, 4.323, 4.404, 4.485, 4.566, 4.646, 4.727, 4.808, 4.889, 4.97, 5.051, 5.131, 5.212, 5.293, 5.374, 5.455, 5.535, 5.616, 5.697, 5.778, 5.859, 5.939, 6.02, 6.101, 6.182, 6.263, 6.343, 6.424, 6.505, 6.586, 6.667, 6.747, 6.828, 6.909, 6.99, 7.071, 7.152, 7.232, 7.313, 7.394, 7.475, 7.556, 7.636, 7.717, 7.798, 7.879, 7.96, 8.04, 8.121, 8.202, 8.283, 8.364, 8.444, 8.525, 8.606, 8.687, 8.768, 8.848, 8.929, 9.01, 9.091, 9.172, 9.253, 9.333, 9.414, 9.495, 9.576, 9.657, 9.737, 9.818, 9.899, 9.98, 10.06, 10.14, 10.22, 10.3, 10.38, 10.46, 10.55, 10.63, 10.71, 10.79, 10.87, 10.95, 11.03, 11.11, 11.19, 11.27, 11.35, 11.43, 11.52, 11.6, 11.68, 11.76, 11.84, 11.92, 12.0], "y": [417.9, 363.5, 316.0, 274.5, 238.3, 206.8, 179.3, 155.3, 134.4, 116.2, 100.4, 86.68, 74.74, 64.37, 55.38, 47.57, 40.81, 34.95, 29.89, 25.51, 21.73, 18.46, 15.65, 13.23, 11.15, 9.362, 7.829, 6.516, 5.394, 4.437, 3.621, 2.929, 2.341, 1.845, 1.426, 1.075, 0.7808, 0.5357, 0.3326, 0.1652, 0.02825, -0.08288, -0.1721, -0.2429, -0.2981, -0.3402, -0.3714, -0.3934, -0.408, -0.4163, -0.4196, -0.4187, -0.4145, -0.4077, -0.3988, -0.3884, -0.3768, -0.3643, -0.3513, -0.338, -0.3245, -0.3111, -0.2977, -0.2846, -0.2718, -0.2594, -0.2473, -0.2357, -0.2245, -0.2137, -0.2035, -0.1937, -0.1843, -0.1754, -0.1669, -0.1589, -0.1512, -0.144, -0.1371, -0.1306, -0.1244, -0.1185, -0.113, -0.1078, -0.1028, -0.0981, -0.09365, -0.08943, -0.08544, -0.08166, -0.07807, -0.07467, -0.07145, -0.06839, -0.06549, -0.06274, -0.06012, -0.05764, -0.05528, -0.05303]}, {"mode": "markers", "name": "Données", "type": "scatter", "visible": false, "x": [6.0, 6.5, 7.0, 7.5, 8.0, 8.5, 9.0, 10.0, 12.0, 15.0], "y": [9.284, 2.639, 0.2932, -0.3979, -0.5039, -0.4348, -0.3338, -0.1785, -0.054, -0.012]}, {"mode": "lines", "name": "Modèle", "type": "scatter", "visible": false, "x": [4.0, 4.081, 4.162, 4.242, 4.323, 4.404, 4.485, 4.566, 4.646, 4.727, 4.808, 4.889, 4.97, 5.051, 5.131, 5.212, 5.293, 5.374, 5.455, 5.535, 5.616, 5.697, 5.778, 5.859, 5.939, 6.02, 6.101, 6.182, 6.263, 6.343, 6.424, 6.505, 6.586, 6.667, 6.747, 6.828, 6.909, 6.99, 7.071, 7.152, 7.232, 7.313, 7.394, 7.475, 7.556, 7.636, 7.717, 7.798, 7.879, 7.96, 8.04, 8.121, 8.202, 8.283, 8.364, 8.444, 8.525, 8.606, 8.687, 8.768, 8.848, 8.929, 9.01, 9.091, 9.172, 9.253, 9.333, 9.414, 9.495, 9.576, 9.657, 9.737, 9.818, 9.899, 9.98, 10.06, 10.14, 10.22, 10.3, 10.38, 10.46, 10.55, 10.63, 10.71, 10.79, 10.87, 10.95, 11.03, 11.11, 11.19, 11.27, 11.35, 11.43, 11.52, 11.6, 11.68, 11.76, 11.84, 11.92, 12.0], "y": [504.8, 439.6, 382.6, 332.8, 289.3, 251.4, 218.2, 189.4, 164.2, 142.2, 123.1, 106.5, 92.01, 79.43, 68.49, 59.0, 50.77, 43.62, 37.43, 32.08, 27.44, 23.43, 19.97, 16.99, 14.41, 12.2, 10.29, 8.657, 7.254, 6.052, 5.025, 4.148, 3.401, 2.765, 2.226, 1.77, 1.385, 1.061, 0.7899, 0.5633, 0.3749, 0.2192, 0.09127, -0.01306, -0.09739, -0.1648, -0.218, -0.2592, -0.2904, -0.3132, -0.329, -0.3391, -0.3445, -0.3461, -0.3445, -0.3405, -0.3345, -0.327, -0.3183, -0.3088, -0.2987, -0.2882, -0.2775, -0.2668, -0.256, -0.2454, -0.235, -0.2248, -0.2149, -0.2053, -0.1961, -0.1872, -0.1787, -0.1705, -0.1627, -0.1552, -0.1481, -0.1414, -0.1349, -0.1288, -0.123, -0.1175, -0.1122, -0.1072, -0.1025, -0.09799, -0.09372, -0.08966, -0.08581, -0.08215, -0.07868, -0.07537, -0.07223, -0.06925, -0.06641, -0.06371, -0.06114, -0.05869, -0.05636, -0.05414]}, {"mode": "markers", "name": "Données", "type": "scatter", "visible": false, "x": [6.5, 7.0, 7.5, 7.9, 8.0, 8.1, 8.2, 8.5, 9.0, 10.0, 12.0, 15.0], "y": [3.561, 0.6012, -0.3166, -0.4903, -0.4986, -0.4985, -0.4925, -0.4489, -0.3496, -0.1884, -0.0569, -0.0126]}], "layout": {"height": 400, "sliders": [{"steps": [{"args": [{"visible": [true, true, false, false, false, false, false, false, false, false, false, false, false, false, false, false, false, false, false, false, false, false, false, false]}, {"title": "Theta = 0.0"}], "label": "0.0", "method": "update"}, {"args": [{"visible": [false, false, true, true, false, false, false, false, false, false, false, false, false, false, false, false, false, false, false, false, false, false, false, false]}, {"title": "Theta = 20.0"}], "label": "20.0", "method": "update"}, {"args": [{"visible": [false, false, false, false, true, true, false, false, false, false, false, false, false, false, false, false, false, false, false, false, false, false, false, false]}, {"title": "Theta = 40.0"}], "label": "40.0", "method": "update"}, {"args": [{"visible": [false, false, false, false, false, false, true, true, false, false, false, false, false, false, false, false, false, false, false, false, false, false, false, false]}, {"title": "Theta = 60.0"}], "label": "60.0", "method": "update"}, {"args": [{"visible": [false, false, false, false, false, false, false, false, true, true, false, false, false, false, false, false, false, false, false, false, false, false, false, false]}, {"title": "Theta = 80.0"}], "label": "80.0", "method": "update"}, {"args": [{"visible": [false, false, false, false, false, false, false, false, false, false, true, true, false, false, false, false, false, false, false, false, false, false, false, false]}, {"title": "Theta = 90.0"}], "label": "90.0", "method": "update"}, {"args": [{"visible": [false, false, false, false, false, false, false, false, false, false, false, false, true, true, false, false, false, false, false, false, false, false, false, false]}, {"title": "Theta = 100.0"}], "label": "100.0", "method": "update"}, {"args": [{"visible": [false, false, false, false, false, false, false, false, false, false, false, false, false, false, true, true, false, false, false, false, false, false, false, false]}, {"title": "Theta = 115.0"}], "label": "115.0", "method": "update"}, {"args": [{"visible": [false, false, false, false, false, false, false, false, false, false, false, false, false, false, false, false, true, true, false, false, false, false, false, false]}, {"title": "Theta = 120.0"}], "label": "120.0", "method": "update"}, {"args": [{"visible": [false, false, false, false, false, false, false, false, false, false, false, false, false, false, false, false, false, false, true, true, false, false, false, false]}, {"title": "Theta = 140.0"}], "label": "140.0", "method": "update"}, {"args": [{"visible": [false, false, false, false, false, false, false, false, false, false, false, false, false, false, false, false, false, false, false, false, true, true, false, false]}, {"title": "Theta = 160.0"}], "label": "160.0", "method": "update"}, {"args": [{"visible": [false, false, false, false, false, false, false, false, false, false, false, false, false, false, false, false, false, false, false, false, false, false, true, true]}, {"title": "Theta = 180.0"}], "label": "180.0", "method": "update"}]}], "title": {"text": "Courbes à Theta fixé (paramètres de l'article)"}, "uirevision": true, "width": 600}}
